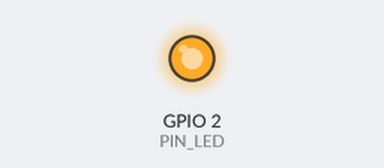
Bench run of a sketch on a simulated ESP32. On the bench: output pins drawn as LEDs (lit = HIGH).

Above: at 0.5 s.
At 6.0 s:
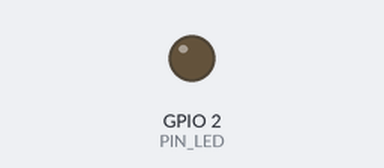
Timing chart, 0 to 14.3 s (numbered marks = the images above):
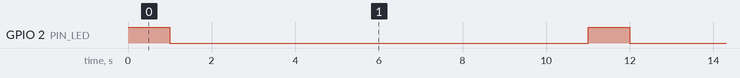

Measured:
- by itself, GPIO 2 (PIN_LED): alternates HIGH for 1.0 s and LOW for 10.0 s

The sketch:

Wroom-blinkLED.ino
```cpp
#define PIN_LED 2
void setup() {
  // put your setup code here, to run once:

  // set GPIO
  pinMode(PIN_LED, OUTPUT);

}

void loop() {
  // put your main code here, to run repeatedly:

  // will blink on and off
  digitalWrite(PIN_LED, HIGH);
  delay(1000);
  digitalWrite(PIN_LED, LOW);
  delay(10000);


}
```
